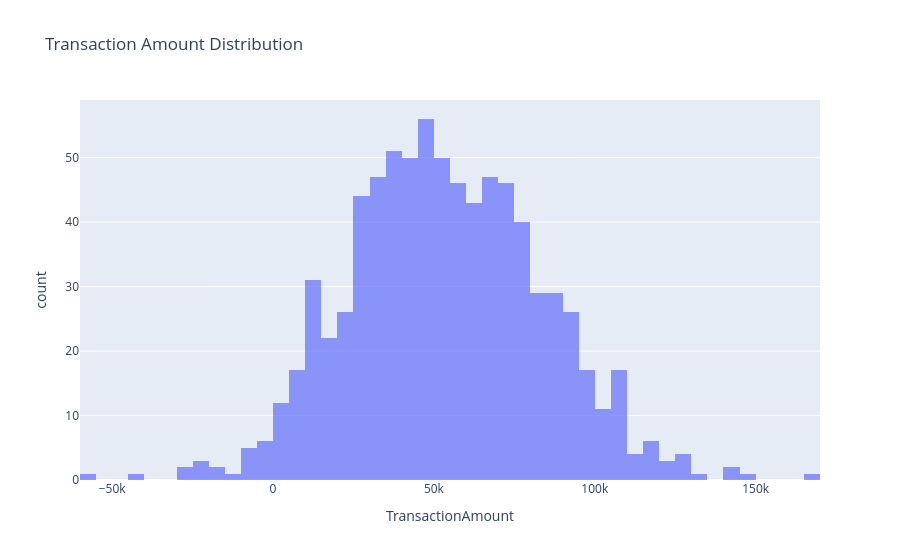
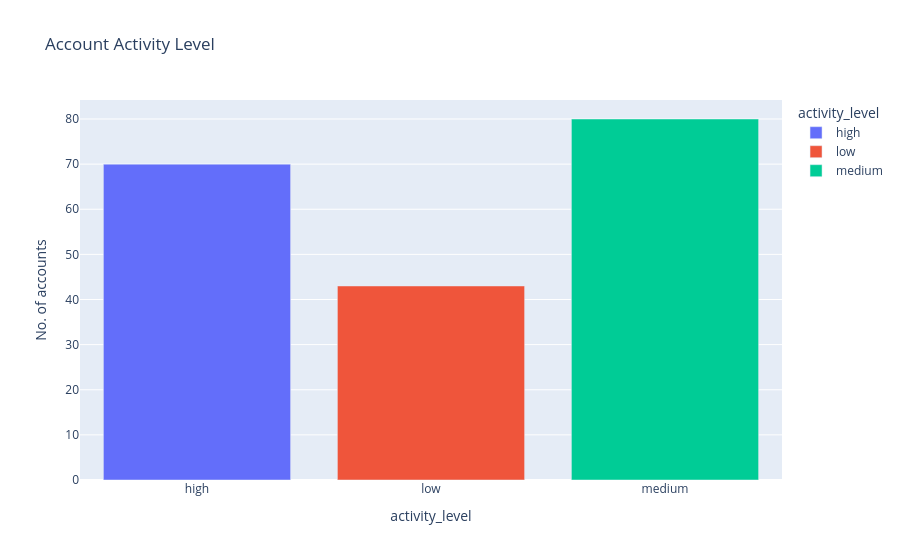
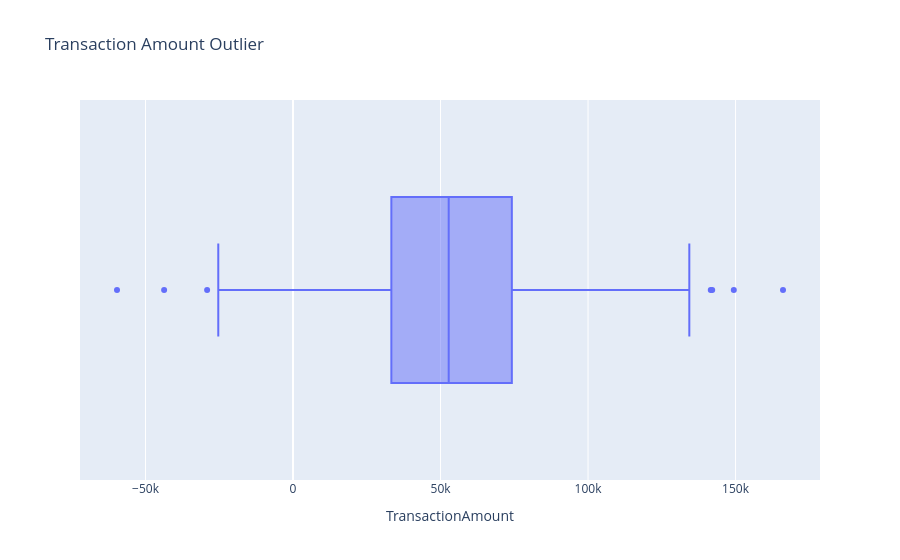
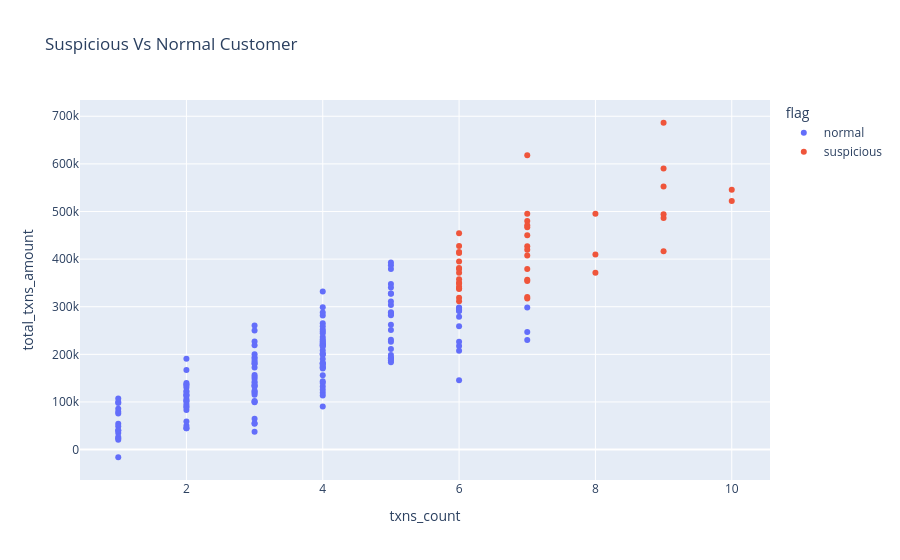

The code cell stored with these charts, in order, in its notebook:
### Markdown cell above
## Task 5: Visualisation (10 Marks)

### Code cell
## Conduct extensive exploratory data analysis with attractive visualizations for your findings.
import plotly.express as px
# Transaction Amount distribution(Histogram)
fig=px.histogram(df,x='TransactionAmount',nbins=50,title='Transaction Amount Distribution',opacity=0.7)
fig.show()
# Account activity levels(Bar Graph)
account_level=acc_level.groupby('activity_level')['AccountID'].count().reset_index()
fig=px.bar(account_level,x='activity_level',y='AccountID',labels={'AccountID':'No. of accounts'},color='activity_level',title='Account Activity Level')
fig.show()
# Boxplot to detect outlier(Boxplot)
fig=px.box(df,x='TransactionAmount',title='Transaction Amount Outlier')
fig.show()
# Highlight suspicious transaction.(Scatter Plot)
fig=px.scatter(suspicious_txns,x='txns_count',y='total_txns_amount',color='flag',hover_name='CustomerID',title='Suspicious Vs Normal Customer')
fig.show()
# Distribution of Customer Segment.(Violin Chart)
fig=px.violin(customer_seg,x='cust_value',y='avg_account_balance',points='all',title='Distribution of Customer Segment')
fig.show()

### Figure 1 — Plotly figure (JSON) as saved in the notebook; plotly's stock layout.template omitted (floating-point values rounded to 4 significant figures; data arrays with more than 128 entries replaced by an {"elided": "..."} marker saying what was removed)
{"data": [{"alignmentgroup": "True", "bingroup": "x", "hovertemplate": "TransactionAmount=%{x}<br>count=%{y}<extra></extra>", "legendgroup": "", "marker": {"color": "#636efa", "opacity": 0.7, "pattern": {"shape": ""}}, "name": "", "nbinsx": 50, "offsetgroup": "", "orientation": "v", "showlegend": false, "type": "histogram", "x": {"elided": "800 float values"}, "xaxis": "x", "yaxis": "y"}], "layout": {"barmode": "relative", "legend": {"tracegroupgap": 0}, "title": {"text": "Transaction Amount Distribution"}, "xaxis": {"anchor": "y", "domain": [0, 1], "title": {"text": "TransactionAmount"}}, "yaxis": {"anchor": "x", "domain": [0, 1], "title": {"text": "count"}}}}

### Figure 2 — Plotly figure (JSON) as saved in the notebook; plotly's stock layout.template omitted (floating-point values rounded to 4 significant figures)
{"data": [{"alignmentgroup": "True", "hovertemplate": "activity_level=%{x}<br>No. of accounts=%{y}<extra></extra>", "legendgroup": "high", "marker": {"color": "#636efa", "pattern": {"shape": ""}}, "name": "high", "offsetgroup": "high", "orientation": "v", "showlegend": true, "textposition": "auto", "type": "bar", "x": ["high"], "xaxis": "x", "y": [70], "yaxis": "y"}, {"alignmentgroup": "True", "hovertemplate": "activity_level=%{x}<br>No. of accounts=%{y}<extra></extra>", "legendgroup": "low", "marker": {"color": "#EF553B", "pattern": {"shape": ""}}, "name": "low", "offsetgroup": "low", "orientation": "v", "showlegend": true, "textposition": "auto", "type": "bar", "x": ["low"], "xaxis": "x", "y": [43], "yaxis": "y"}, {"alignmentgroup": "True", "hovertemplate": "activity_level=%{x}<br>No. of accounts=%{y}<extra></extra>", "legendgroup": "medium", "marker": {"color": "#00cc96", "pattern": {"shape": ""}}, "name": "medium", "offsetgroup": "medium", "orientation": "v", "showlegend": true, "textposition": "auto", "type": "bar", "x": ["medium"], "xaxis": "x", "y": [80], "yaxis": "y"}], "layout": {"barmode": "relative", "legend": {"title": {"text": "activity_level"}, "tracegroupgap": 0}, "title": {"text": "Account Activity Level"}, "xaxis": {"anchor": "y", "categoryarray": ["high", "low", "medium"], "categoryorder": "array", "domain": [0, 1], "title": {"text": "activity_level"}}, "yaxis": {"anchor": "x", "domain": [0, 1], "title": {"text": "No. of accounts"}}}}

### Figure 3 — Plotly figure (JSON) as saved in the notebook; plotly's stock layout.template omitted (floating-point values rounded to 4 significant figures; data arrays with more than 128 entries replaced by an {"elided": "..."} marker saying what was removed)
{"data": [{"alignmentgroup": "True", "hovertemplate": "TransactionAmount=%{x}<extra></extra>", "legendgroup": "", "marker": {"color": "#636efa"}, "name": "", "notched": false, "offsetgroup": "", "orientation": "h", "showlegend": false, "type": "box", "x": {"elided": "800 float values"}, "x0": " ", "xaxis": "x", "y0": " ", "yaxis": "y"}], "layout": {"boxmode": "group", "legend": {"tracegroupgap": 0}, "title": {"text": "Transaction Amount Outlier"}, "xaxis": {"anchor": "y", "domain": [0, 1], "title": {"text": "TransactionAmount"}}, "yaxis": {"anchor": "x", "domain": [0, 1]}}}

### Figure 4 — Plotly figure (JSON) as saved in the notebook; plotly's stock layout.template omitted (floating-point values rounded to 4 significant figures; data arrays with more than 128 entries replaced by an {"elided": "..."} marker saying what was removed)
{"data": [{"hovertemplate": "<b>%{hovertext}</b><br><br>flag=normal<br>txns_count=%{x}<br>total_txns_amount=%{y}<extra></extra>", "hovertext": {"elided": "143 str values"}, "legendgroup": "normal", "marker": {"color": "#636efa", "symbol": "circle"}, "mode": "markers", "name": "normal", "orientation": "v", "showlegend": true, "type": "scatter", "x": {"elided": "143 int values"}, "xaxis": "x", "y": {"elided": "143 float values"}, "yaxis": "y"}, {"hovertemplate": "<b>%{hovertext}</b><br><br>flag=suspicious<br>txns_count=%{x}<br>total_txns_amount=%{y}<extra></extra>", "hovertext": ["CUST1121", "CUST1497", "CUST1569", "CUST1776", "CUST2427", "CUST2464", "CUST2694", "CUST2699", "CUST3015", "CUST3041", "CUST3725", "CUST3762", "CUST4241", "CUST4360", "CUST4438", "CUST4769", "CUST4780", "CUST5320", "CUST5428", "CUST5574", "CUST5610", "CUST5894", "CUST5920", "CUST6776", "CUST6937", "CUST7002", "CUST7120", "CUST7173", "CUST7493", "CUST7887", "CUST8028", "CUST8318", "CUST8461", "CUST8529", "CUST9079", "CUST9216", "CUST9248", "CUST9564", "CUST9731", "CUST9843", "CUST9962"], "legendgroup": "suspicious", "marker": {"color": "#EF553B", "symbol": "circle"}, "mode": "markers", "name": "suspicious", "orientation": "v", "showlegend": true, "type": "scatter", "x": [6, 6, 7, 7, 9, 6, 7, 6, 8, 7, 6, 7, 7, 7, 6, 7, 7, 9, 10, 6, 6, 9, 6, 7, 6, 9, 8, 9, 7, 6, 10, 7, 7, 7, 6, 6, 9, 6, 6, 6, 8], "xaxis": "x", "y": [395000.0, 318900.0, 317000.0, 379300.0, 590400.0, 454100.0, 480000.0, 311600.0, 495300.0, 354300.0, 337000.0, 466900.0, 617900.0, 470900.0, 338600.0, 426900.0, 419600.0, 552700.0, 545600.0, 379400.0, 415000.0, 686400.0, 371100.0, 407300.0, 350100.0, 494200.0, 409400.0, 416600.0, 495100.0, 357900.0, 521800.0, 320400.0, 450100.0, 356900.0, 342000.0, 412700.0, 486300.0, 427500.0, 348800.0, 381100.0, 371600.0], "yaxis": "y"}], "layout": {"legend": {"title": {"text": "flag"}, "tracegroupgap": 0}, "title": {"text": "Suspicious Vs Normal Customer"}, "xaxis": {"anchor": "y", "domain": [0, 1], "title": {"text": "txns_count"}}, "yaxis": {"anchor": "x", "domain": [0, 1], "title": {"text": "total_txns_amount"}}}}
